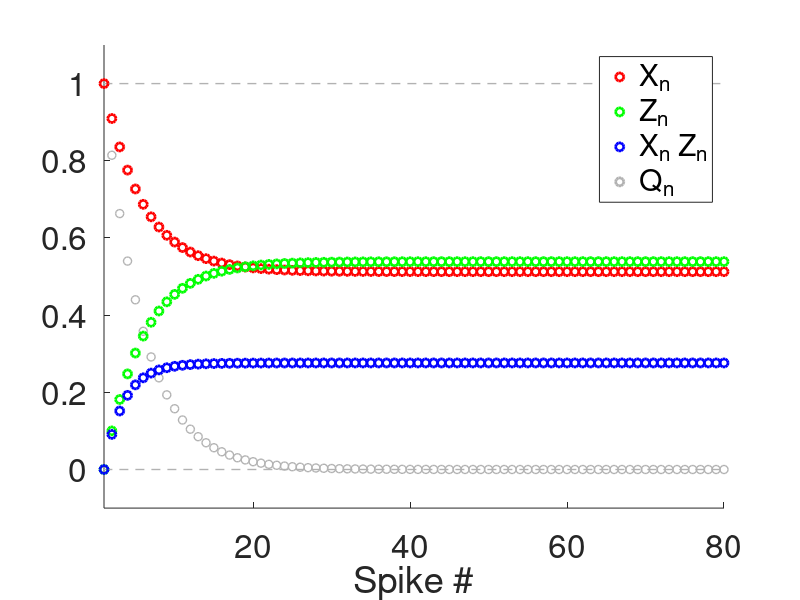

Write the MATLAB code that produced this figure.
% 2021-04-05

% DA model: evolution governed by the solution to the difference equations
% given by
% 
% Xn = Xss + Q(adep,taudep)^(n-1) (X1-Xss)
%
% Zn = Zss = Q(afac,taufac)^(n-1) (Z1-Zss)
%
% Q(astd,taustd) = (1-astd)*exp(-Deltaspk/taustd)
%
% Analysis of the dynamics of Q(astd,taustd)
%
%

clearvars;
close all;

lightblueish = [.4 .6 .9];
lightcoral = [0.94 0.5 0.5];
lightsalmon = [0.9 0.5 0.4];
mediumacquamarine = [0.4 0.8 0.6];
lightgray = [.7 .7 .7];
darkgray = [.3 .3 .3];
darkgray2 = [.1 .1 .1];


% Functions

Q=@(a,tau,Delta) (1-a).*exp(-Delta/tau);
Xbar=@(a,tau,Delta,Xinf) (1-exp(-Delta/tau))*Xinf./(1-(1-a).*exp(-Delta/tau));
Zbar=@(a,tau,Delta,Zinf) ((1-exp(-Delta/tau))*(1-a)*Zinf+a)./(1-(1-a).*exp(-Delta/tau));

% Parameters

% Reference parameter values:
%
% adep = 0.1;
% afac = 0.1;
Xinf = 1;
Zinf = 0;

astp = 0.1;
taustp = 100;

SpkFreqin = 100;
SpkPerin = 1000/SpkFreqin;
Deltaspk = SpkPerin;


Nspk = 100;
nvec = 1:1:Nspk;
Qn = Q(astp,taustp,Deltaspk).^(nvec-1);

% figure
% hold on
% plot(nvec,Qn,'o','Color',lightgray,'linewidth',2);
% axis([1 Nspk -0.1 1.1]);
% set(gca,'fontsize',24);
% xlabel('Spike #');

Xn = Xbar(astp,taustp,Deltaspk,Xinf)*(1-Qn)+Qn*1; 
%Zn = Zbar(astp,taustp,Deltaspk,Zinf)*(1-Qn)+Qn*astp; 
Zn = Zbar(astp,taustp,Deltaspk,Zinf)*(1-Qn)+Qn*0; 

figure
hold on
plot(-100,-100,'or','linewidth',2);
plot(-100,-100,'og','linewidth',2);
plot(-100,-100,'ob','linewidth',2);
plot(-100,-100,'o','Color',lightgray','linewidth',2);
plot([0 Nspk],[0 0],'--','Color',lightgray','linewidth',1);
plot([0 Nspk],[1 1],'--','Color',lightgray','linewidth',1);
plot(nvec,Qn,'o','Color',lightgray,'linewidth',1);
plot(nvec,Xn,'or','linewidth',2);
plot(nvec,Zn,'og','linewidth',2);
plot(nvec,Xn.*Zn,'ob','linewidth',2);
axis([1 80 -0.1 1.1]);
set(gca,'fontsize',24);
xlabel('Spike #');
legend('X_n','Z_n','X_n Z_n','Q_n');



% Time scale for Q (time it takes for Q to decrease from Q=1 to Q = 0.37)
% sgma

alpha = 0.37;
sgma = log(alpha)/log(Q(astp,taustp,Deltaspk));

% % Continuous version
% 
% x = 1:0.01:Nspk;
% Qx = Q(astp,taustp,Deltaspk).^(x-1);
% Qx1 = Qx.*log(Q(astp,taustp,Deltaspk));
% 
% plot(x,Qx,'-r','linewidth',2);
% plot(x,Qx1,'-g','linewidth',2);

